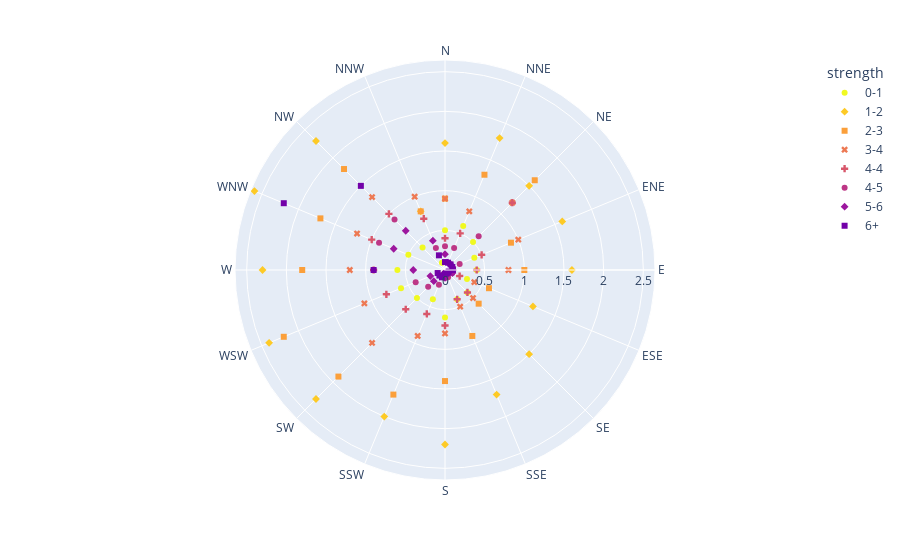

Notebook source saved alongside this figure:
### Markdown cell above
### Polar Coordinates

### Code cell
import plotly.express as px
df = px.data.wind()
fig = px.scatter_polar(df, r="frequency", theta="direction", color="strength", symbol="strength",
            color_discrete_sequence=px.colors.sequential.Plasma_r)
fig.show()

### Figure 1 — Plotly figure (JSON) as saved in the notebook; plotly's stock layout.template omitted (floating-point values rounded to 4 significant figures)
{"data": [{"hovertemplate": "strength=0-1<br>frequency=%{r}<br>direction=%{theta}<extra></extra>", "legendgroup": "0-1", "marker": {"color": "#f0f921", "symbol": "circle"}, "mode": "markers", "name": "0-1", "r": [0.5, 0.6, 0.5, 0.4, 0.4, 0.3, 0.4, 0.4, 0.6, 0.4, 0.5, 0.6, 0.6, 0.5, 0.4, 0.1], "showlegend": true, "subplot": "polar", "theta": ["N", "NNE", "NE", "ENE", "E", "ESE", "SE", "SSE", "S", "SSW", "SW", "WSW", "W", "WNW", "NW", "NNW"], "type": "scatterpolar"}, {"hovertemplate": "strength=1-2<br>frequency=%{r}<br>direction=%{theta}<extra></extra>", "legendgroup": "1-2", "marker": {"color": "#fdca26", "symbol": "diamond"}, "mode": "markers", "name": "1-2", "r": [1.6, 1.8, 1.5, 1.6, 1.6, 1.2, 1.5, 1.7, 2.2, 2, 2.3, 2.4, 2.3, 2.6, 2.3, 0.8], "showlegend": true, "subplot": "polar", "theta": ["N", "NNE", "NE", "ENE", "E", "ESE", "SE", "SSE", "S", "SSW", "SW", "WSW", "W", "WNW", "NW", "NNW"], "type": "scatterpolar"}, {"hovertemplate": "strength=2-3<br>frequency=%{r}<br>direction=%{theta}<extra></extra>", "legendgroup": "2-3", "marker": {"color": "#fb9f3a", "symbol": "square"}, "mode": "markers", "name": "2-3", "r": [0.9, 1.3, 1.6, 0.9, 1, 0.6, 0.6, 0.9, 1.4, 1.7, 1.9, 2.2, 1.8, 1.7, 1.8, 0.8], "showlegend": true, "subplot": "polar", "theta": ["N", "NNE", "NE", "ENE", "E", "ESE", "SE", "SSE", "S", "SSW", "SW", "WSW", "W", "WNW", "NW", "NNW"], "type": "scatterpolar"}, {"hovertemplate": "strength=3-4<br>frequency=%{r}<br>direction=%{theta}<extra></extra>", "legendgroup": "3-4", "marker": {"color": "#ed7953", "symbol": "x"}, "mode": "markers", "name": "3-4", "r": [0.9, 0.8, 1.2, 1, 0.8, 0.4, 0.5, 0.5, 0.8, 0.9, 1.3, 1.1, 1.2, 1.2, 1.3, 1], "showlegend": true, "subplot": "polar", "theta": ["N", "NNE", "NE", "ENE", "E", "ESE", "SE", "SSE", "S", "SSW", "SW", "WSW", "W", "WNW", "NW", "NNW"], "type": "scatterpolar"}, {"hovertemplate": "strength=4-4<br>frequency=%{r}<br>direction=%{theta}<extra></extra>", "legendgroup": "4-4", "marker": {"color": "#d8576b", "symbol": "cross"}, "mode": "markers", "name": "4-4", "r": [0.4, 0.5, 1.2, 0.5, 0.4, 0.2, 0.4, 0.4, 0.7, 0.6, 0.7, 0.8, 0.9, 1, 1, 0.7], "showlegend": true, "subplot": "polar", "theta": ["N", "NNE", "NE", "ENE", "E", "ESE", "SE", "SSE", "S", "SSW", "SW", "WSW", "W", "WNW", "NW", "NNW"], "type": "scatterpolar"}, {"hovertemplate": "strength=4-5<br>frequency=%{r}<br>direction=%{theta}<extra></extra>", "legendgroup": "4-5", "marker": {"color": "#bd3786", "symbol": "circle"}, "mode": "markers", "name": "4-5", "r": [0.3, 0.3, 0.6, 0.2, 0.1, 0.1, 0.05, 0.1, 0.1, 0.2, 0.3, 0.4, 0.9, 0.9, 0.9, 0.3], "showlegend": true, "subplot": "polar", "theta": ["N", "NNE", "NE", "ENE", "E", "ESE", "SE", "SSE", "S", "SSW", "SW", "WSW", "W", "WNW", "NW", "NNW"], "type": "scatterpolar"}, {"hovertemplate": "strength=5-6<br>frequency=%{r}<br>direction=%{theta}<extra></extra>", "legendgroup": "5-6", "marker": {"color": "#9c179e", "symbol": "diamond"}, "mode": "markers", "name": "5-6", "r": [0.2, 0.1, 0.1, 0.1, 0.1, 0.1, 0.05, 0.05, 0.1, 0.05, 0.2, 0.2, 0.4, 0.7, 0.7, 0.4], "showlegend": true, "subplot": "polar", "theta": ["N", "NNE", "NE", "ENE", "E", "ESE", "SE", "SSE", "S", "SSW", "SW", "WSW", "W", "WNW", "NW", "NNW"], "type": "scatterpolar"}, {"hovertemplate": "strength=6+<br>frequency=%{r}<br>direction=%{theta}<extra></extra>", "legendgroup": "6+", "marker": {"color": "#7201a8", "symbol": "square"}, "mode": "markers", "name": "6+", "r": [0.1, 0.1, 0.1, 0.1, 0.1, 0.05, 0.05, 0.05, 0.05, 0.1, 0.1, 0.1, 0.9, 2.2, 1.5, 0.2], "showlegend": true, "subplot": "polar", "theta": ["N", "NNE", "NE", "ENE", "E", "ESE", "SE", "SSE", "S", "SSW", "SW", "WSW", "W", "WNW", "NW", "NNW"], "type": "scatterpolar"}], "layout": {"legend": {"title": {"text": "strength"}, "tracegroupgap": 0}, "margin": {"t": 60}, "polar": {"angularaxis": {"direction": "clockwise", "rotation": 90}, "domain": {"x": [0, 1], "y": [0, 1]}}}}
